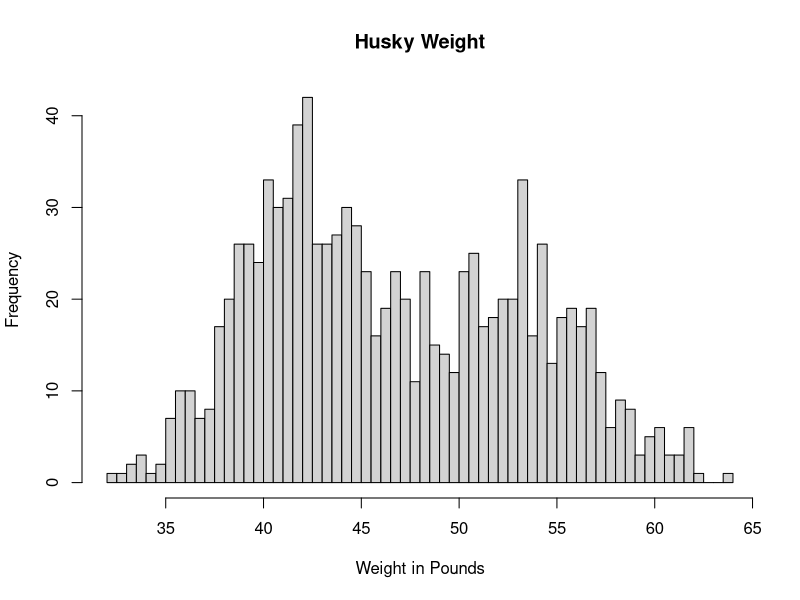
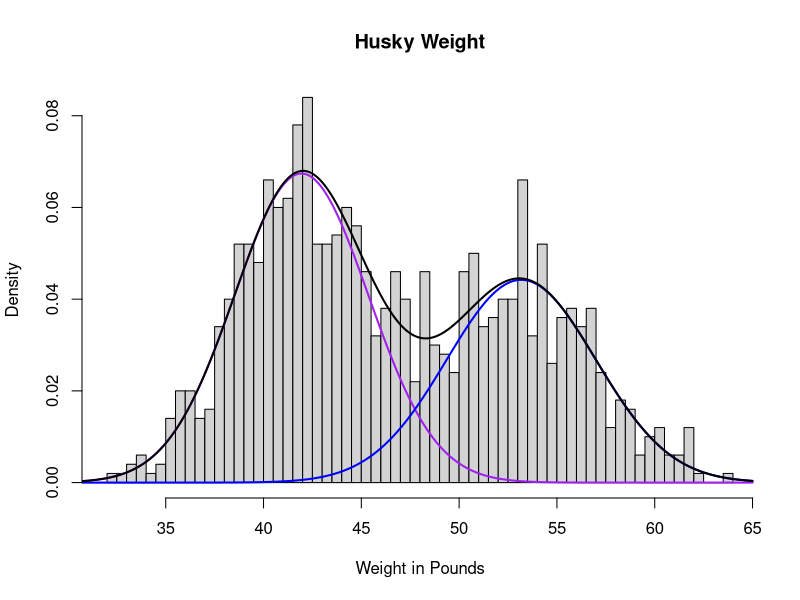

The R script that drew these images, in order:
# Husky Mixture Model Play 

x = c(rnorm(570, 42, 3.5), rnorm(430, 53, 4))
png(file = "husky hist.png") 
hist(x, breaks=50, main='Husky Weight', xlab='Weight in Pounds')
dev.off()

# 
# # Log Likelihood Function
# log_likelihood <- function(pi1, mu1, sigma1, mu2, sigma2, y){
#   sum = 0
#   for (val in y){
#     lik =  pi1 * dnorm(val, mean=mu1, sd=sigma1) + (1-pi1) * dnorm(val, mean=mu2, sd=sigma2)
#     sum = sum + log(lik)
#   }
#   return(sum)
# }
# 
# 
# 
# # LL Partial wrt pi1
# partial_pi1 <- function(pi1, mu1, sigma1, mu2, sigma2, y){
#   sum = 0
#   for (val in y){
#     denominator = pi1 * dnorm(val, mean=mu1, sd=sigma1) + (1-pi1) * dnorm(val, mean=mu2, sd=sigma2)
#     numerator = dnorm(val, mean=mu1, sd=sigma1) -  dnorm(val, mean=mu2, sd=sigma2)
#     sum = sum + (numerator/denominator) 
#   }
#   return(sum)
# }
# 
# # LL Partial wrt mu1
# partial_mu1 <- function(pi1, mu1, sigma1, mu2, sigma2, y){
#   sum = 0
#   for (val in y){
#     denominator = pi1 * dnorm(val, mean=mu1, sd=sigma1) + (1-pi1) * dnorm(val, mean=mu2, sd=sigma2)
#     numerator = pi1 * dnorm(val, mean=mu1, sd=sigma1) * ( (val - mu1) / sigma1^2)  
#     sum = sum + (numerator/denominator) 
#   }
#   return(sum)
# }
# 
# # LL Partial wrt sigma1
# partial_sigma1 <- function(pi1, mu1, sigma1, mu2, sigma2, y){
#   sum = 0
#   for (val in y){
#     denominator = pi1 * dnorm(val, mean=mu1, sd=sigma1) + (1-pi1) * dnorm(val, mean=mu2, sd=sigma2)
#     numerator = pi1 * dnorm(val, mean=mu1, sd=sigma1) * ( (val - mu1)^2 / sigma1^3)  
#     sum = sum + (numerator/denominator) 
#   }
#   return(sum)
# }
# 
# 
# # LL Partial wrt mu2
# partial_mu2 <- function(pi1, mu1, sigma1, mu2, sigma2, y){
#   sum = 0
#   for (val in y){
#     denominator = pi1 * dnorm(val, mean=mu1, sd=sigma1) + (1-pi1) * dnorm(val, mean=mu2, sd=sigma2)
#     numerator = (1-pi1) * dnorm(val, mean=mu2, sd=sigma2) * ( (val - mu2) / sigma2^2)  
#     sum = sum + (numerator/denominator) 
#   }
#   return(sum)
# }
# 
# # LL Partial wrt sigma12
# partial_sigma2 <- function(pi1, mu1, sigma1, mu2, sigma2, y){
#   sum = 0
#   for (val in y){
#     denominator = pi1 * dnorm(val, mean=mu1, sd=sigma1) + (1-pi1) * dnorm(val, mean=mu2, sd=sigma2)
#     numerator = (1-pi1) * dnorm(val, mean=mu2, sd=sigma2) * ( (val - mu2)^2 / sigma2^3)  
#     sum = sum + (numerator/denominator) 
#   }
#   return(sum)
# }
# 
# 
# # Initialize Parameters
# pi = 0.5
# muhat1 = 35
# sigmahat1 = 0.5
# muhat2 = 50
# sigmahat2 = 0.5
# 
# # Learning Rate
# delta = 0.01
# log_likelihood_tracker = c()
# 
# # Stochastic Gradient Ascent
# for (k in 1:10000){
#   # Sample 5% of the dataset
#   stochastic_sample = sample(x, floor(length(x) * 0.05), replace = FALSE)
#   # Store each updated parameter
#   newpi = pi + delta * partial_pi1(pi, muhat1, sigmahat1, muhat2, sigmahat2, stochastic_sample)
#   newmu1 = muhat1 + delta * partial_mu1(pi, muhat1, sigmahat1, muhat2, sigmahat2, stochastic_sample)
#   newsigma1 = sigmahat1 + delta * partial_sigma1(pi, muhat1, sigmahat1, muhat2, sigmahat2, stochastic_sample)
#   newmu2 = muhat2 + delta * partial_mu2(pi, muhat1, sigmahat1, muhat2, sigmahat2, stochastic_sample)
#   newsigma2 = sigmahat2 + delta * partial_sigma2(pi, muhat1, sigmahat1, muhat2, sigmahat2, stochastic_sample)
#   
#   
#   # Update parameters
#   pi = newpi
#   muhat1 = newmu1
#   sigmahat1 = newsigma1
#   muhat2 = newmu2
#   sigmahat2 = newsigma2
#   
#   # Track log likelihood of current iteration
#   log_likelihood_tracker = append(log_likelihood_tracker, log_likelihood(pi, muhat1, sigmahat1, muhat2, sigmahat2, x))
# }
# 
# 








# Expectation Maximization
epsilon = 0.1


compute_expectation <- function(y, pi1, mu1, sigma1, mu2, sigma2){
  numerator = pi1 * dnorm(y, mu1, sigma1)
  denominator = pi1 * dnorm(y, mu1, sigma1) + (1-pi1) * dnorm(y, mu2, sigma2)
  return(numerator / denominator)
}


compute_expectations <- function(y, pi1, mu1, sigma1, mu2, sigma2){
  return_list = c()
  for (val in y){
    return_list = append(return_list, compute_expectation(y, pi1=pi1, mu1=mu1, sigma1=sigma1, mu2=mu2, sigma2=sigma2))
  }
  return(return_list)
}

max_pi <- function(expectation_list){
  placeholder_pi = 0
  for (val in expectation_list){
    placeholder_pi = placeholder_pi + val
  }
  return(placeholder_pi / length(expectation_list))
}

max_mu1 <- function(y, expectation_list){
  numerator = 0
  denominator = 0
  for (i in 1:length(y)){
    numerator = numerator + y[i] * expectation_list[i]
    denominator = denominator + expectation_list[i]
  }
  return(numerator / denominator)
}

max_mu2 <- function(y, expectation_list){
  numerator = 0
  denominator = 0
  for (i in 1:length(y)){
    numerator = numerator + y[i] * (1-expectation_list)[i]
    denominator = denominator + (1-expectation_list)[i]
  }
  return(numerator / denominator)
}

max_sigma1 <- function(y, expectation_list, muval){
  numerator = 0
  denominator = 0
  for (i in 1:length(y)){
    numerator = numerator + expectation_list[i]*(y[i] - muval)^2
    denominator = denominator + expectation_list[i]
  }
  return(sqrt(numerator / denominator))
}

max_sigma2 <- function(y, expectation_list, muval){
  numerator = 0
  denominator = 0
  for (i in 1:length(y)){
    numerator = numerator + (1-expectation_list[i])*(y[i] - muval)^2
    denominator = denominator + (1-expectation_list)[i]
  }
  return(sqrt(numerator / denominator))
}



# Initialize Parameters
pi = 0.5
muhat1 = 35
sigmahat1 = 1
muhat2 = 60
sigmahat2 = 1

# Track expectations
expectations = rep(0, length(x))

counter = 0
while(TRUE){
  counter = counter + 1
  print(counter)
  # Expectation Step
  expectations = compute_expectations(x, pi, muhat1, sigmahat1, muhat2, sigmahat2)
  
  newpi = max_pi(expectations)
  newmu1 = max_mu1(x, expectations)
  newmu2 = max_mu2(x, expectations)
  newsigma1 = max_sigma1(x, expectations, newmu1)
  newsigma2 = max_sigma2(x, expectations, newmu2)
  
  norm_diff = 0
  norm_diff = sqrt((newpi-pi)^2 + (newmu1 - muhat1)^2 + (newmu2 - muhat2)^2 + (newsigma1 - sigmahat1)^2 + (newsigma2 - sigmahat2)^2)
  pi = newpi
  muhat1 = newmu1
  muhat2 = newmu2
  sigmahat1 = newsigma1
  sigmahat2 = newsigma2
  if(norm_diff < epsilon){
    break
  }
  
  if (counter > 100){
    break
  }
}

print(pi)
print(muhat1)
print(sigmahat1)
print(muhat2)
print(sigmahat2)
print(counter)


xvals = seq(from=30, to=65, by=0.1)

png(file = "husky hist max expect.png") 
hist(x, breaks=50, main='Husky Weight', xlab='Weight in Pounds', prob=TRUE)
lines(xvals, pi*dnorm(xvals, muhat1, sigmahat1), col='purple', lwd=2)
lines(xvals, (1-pi)*dnorm(xvals, muhat2, sigmahat2), col='blue', lwd=2)
lines(xvals, pi*dnorm(xvals, muhat1, sigmahat1) + (1-pi)*dnorm(xvals, muhat2, sigmahat2), lwd=2)
dev.off()


